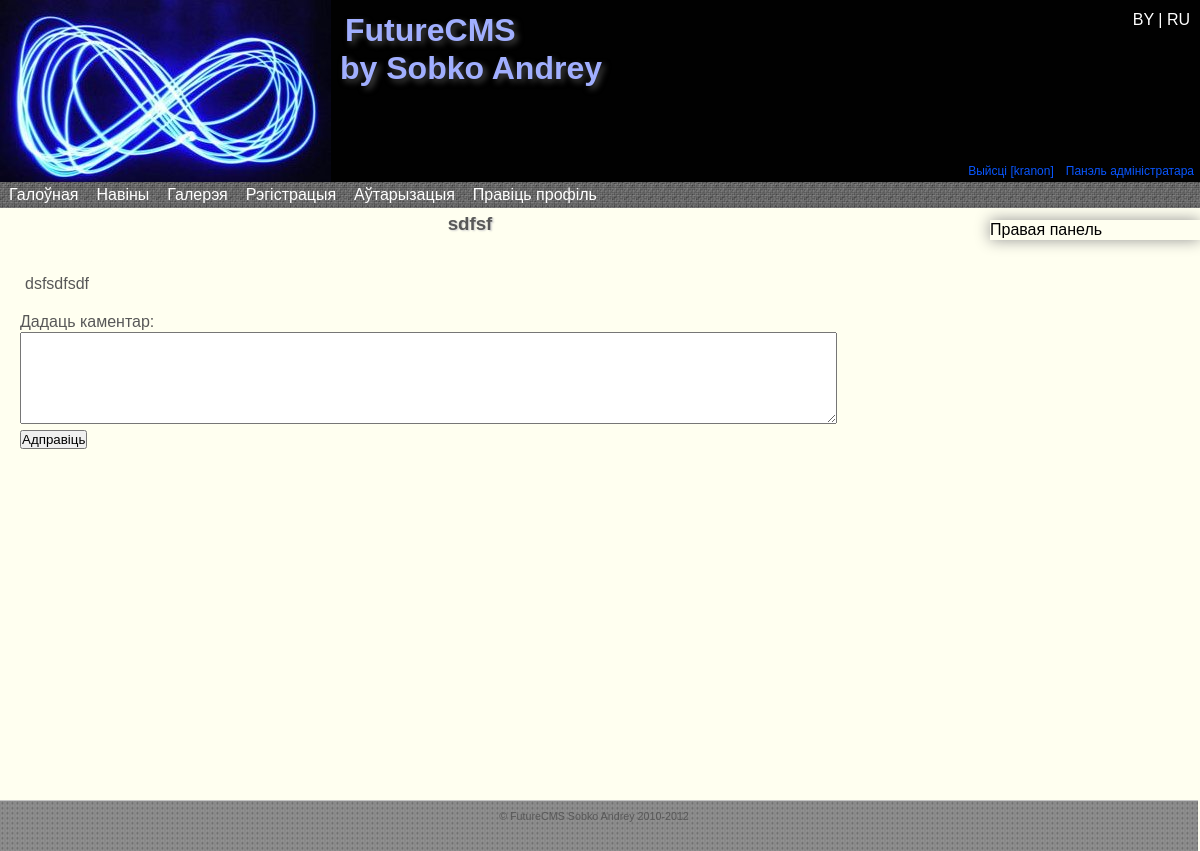
The app's page /read_news.php?id=7 (signed in) with its own data.
### tables this page shows
CREATE TABLE IF NOT EXISTS `settings` (
  `id` int(11) NOT NULL AUTO_INCREMENT,
  `siteName` varchar(300) NOT NULL,
  `siteHeader` varchar(300) NOT NULL,
  `siteFooter` varchar(300) NOT NULL,
  `metaTitle` varchar(300) NOT NULL,
  `metaKeywords` varchar(300) NOT NULL,
  `metaDescription` varchar(300) NOT NULL,
  `metaCharset` varchar(300) NOT NULL,
  PRIMARY KEY (`id`)
);

CREATE TABLE IF NOT EXISTS `menu` (
  `id` int(11) NOT NULL AUTO_INCREMENT,
  `num` int(11) NOT NULL,
  `lang1` varchar(50) NOT NULL,
  `lang2` varchar(50) NOT NULL,
  `link` text NOT NULL,
  `published` int(11) NOT NULL DEFAULT '0',
  `in` int(2) NOT NULL DEFAULT '0',
  PRIMARY KEY (`id`)
);

CREATE TABLE IF NOT EXISTS `news` (
  `id` int(11) NOT NULL AUTO_INCREMENT,
  `caption_lang1` varchar(200) NOT NULL,
  `caption_lang2` varchar(200) NOT NULL,
  `text_lang1` text NOT NULL,
  `text_lang2` text NOT NULL,
  `date` datetime NOT NULL,
  PRIMARY KEY (`id`)
);

CREATE TABLE IF NOT EXISTS `page` (
  `id` int(11) NOT NULL AUTO_INCREMENT,
  `lang1` varchar(150) NOT NULL,
  `lang2` varchar(150) NOT NULL,
  `link` varchar(200) NOT NULL,
  `text_lang1` longtext NOT NULL,
  `text_lang2` longtext NOT NULL,
  `in_menu` int(11) NOT NULL DEFAULT '0',
  PRIMARY KEY (`id`)
);

### core/config.php (called while the page is built, shortened)
<?php
include 'classes/base.class.php';
$db = new DataBase('localhost','root','root');
$db->SelectDataBase('future_cms');
$sql="SELECT `id`,`siteName`,`siteHeader`,`siteFooter`,`metaTitle`,`metaKeywords`,`metaDescription`,`metaCharset` FROM `settings`";
$res=$db->query($sql);
while ($row = mysql_fetch_array($res)){
	$site['lang'.$row['id']]=array(
			'name'=>$row['siteName'],
			'header'=>$row['siteHeader'],
			'footer'=>$row['siteFooter']
		);
}
$site['version']='12.13.5';
?>

### read_news.php (the view, shortened to what this page needs)
<?php session_start();
include 'core/config.php';
if ($_SESSION['lang']=='lang2'){ $lang='lang2'; }
else { $lang='lang1'; }
$header=$site[$lang]['header'];
if ($lang=='lang1') $name='Навiны';
else $name='Новости';
$footer=$site[$lang]['footer'];
$word=$db->WordsTranslate($lang);
$news_id=$_GET['id'];
if ((settype($news_id,int))|($news_id>=0)){
	if ($news_id==0){
	}
	else{
		$result = $db->query("SELECT `id` FROM `news` WHERE `id`='".$news_id."';");
		if (mysql_num_rows($result)==0){
			$error = 'Новости с таким ID не существует!';
		}
		else{
			$sql="SELECT `caption_".$lang."`, `text_".$lang."` FROM `news` WHERE `id`=".$news_id;
			$result = $db->query($sql);
			while ($row = mysql_fetch_array($result, MYSQL_BOTH)){
				$name=$row['caption_'.$lang];
			}
		}
	}
}
else{
	header('Location: index.php');
	exit;
}?>
<!DOCTYPE html PUBLIC "-//W3C//DTD XHTML 1.0 Strict//EN" "http://www.w3.org/TR/xhtml1/DTD/xhtml1-strict.dtd">
<html xmlns="http://www.w3.org/1999/xhtml">
<head>
    <link rel="stylesheet" href="design/style_main.css" type="text/css" media="screen, projection" />
	<link rel="stylesheet" href="design/droppy.css" type="text/css" media="screen, projection" />
</head>
<body>
    <div id="wrapper">
        <div id="header" align="left" class="head_grad">
            <div id="symbol">
                <a href="index.php"><img src="design/symbol.png" class="iePNG"/></a>
            </div>
			<div id="lang">
				<a href="core/lang1.php"> BY </a>|<a href="core/lang2.php"> RU </a>
			</div>
            <br /><h1><?php echo $header;?></h1><br />
            <div id="user">
               <?php
                    if ($_SESSION['login']==NULL){
                        echo '<a href="/Avtorizatsiya.php" id="ln">'.$word[1].'</a>
                        <a href="/Registratsiya.php">'.$word[2].'</a>';
                    }
                    else{
                        echo '<a href="core/logout.php"> '.$word[4].' ['.$_SESSION['login'].']</a>';
                    }
                    if (($_SESSION['group']=='1')|($_SESSION['group']=='2')){
                        echo '<a href="core/admin_p/">'.$word[3].'</a>';
                    }
                ?>
            </div>
        </div>
        <div id="middle">
            <div id="menu" class="menu_grad">
                <ul id="nav">
                    <?php $db->MenuRead($lang);?>
                </ul>
            </div>
            <div id="container">
                <div id="content">
                    <?php echo '<h3>'.$name.'</h3>';
                    if ($news_id==0){
						$db->ReadNews('all',$lang);
					}
					else{
						$db->ReadNewsText($news_id,$lang);
						if ($_SESSION['login']==NULL){
							echo $word[20].' <a href="Avtorizatsiya.php">'.$word[1].'</a> '.$word[21].' <a href="Registratsiya.php">'.$word[2].'</a>';
						}
						else{
							$sql="SELECT `id` FROM `users` WHERE `login`='".$_SESSION['login']."';";
							$res=$db->query($sql);
							while ($row = mysql_fetch_array($res, MYSQL_BOTH)){
								$curr_user_id=$row['id'];
							}
							echo '<div>
							'.$word[19].'<br />
								<form method="post" action="core/commentAdd.php">
								<textarea rows="6" cols="100" name="comment_text" ></textarea><br />
								<input type="hidden" name="curr_user_id" value="'.$curr_user_id.'">
								<input type="hidden" name="news_id" value="'.$news_id.'">
								<input type="submit" value="'.$word[18].'">
								</form>
							</div>';
						}
					}
                    ?>
                </div>
            </div>
            <?php include 'core/sideRight.php';?>
            </div>
            </div>
            <div id="footer" align="center">
            <?php
                echo $footer;
            ?>
        </div>
</body>
</html>

### core/classes/base.class.php (shortened to what this page needs)
<?php
class DataBase{
    private $host= '';
    private $user= '';
    private $pass= '';
    private $connection;
    public function __construct($host="",$user="",$pass=""){
        $this->host = $host;
        $this->user = $user;
        $this->pass = $pass;
    }
    public function connect(){
		$this->connection = mysql_connect($this->host,$this->user,$this->pass) or die("could not connect to DB");
        return $this->connection;
    }
	public static function query($sql){
		$res=mysql_query($sql) or die(mysql_error());
		return $res;
    }
    public function ReadNewsText($id, $lang){
    	if($this->connection){
			$sql="SELECT `text_".$lang."` FROM `news` WHERE `id`=".$id;
    		$result = self::query($sql);
            while ($row = mysql_fetch_array($result, MYSQL_BOTH)){
           		echo $row[0];
            }
    	}
    }
    public function MenuRead($lang,$dir=''){
		if($this->connection){
			$sql="SELECT `id`,`num`,`link`,`".$lang."`,`in` FROM `menu` WHERE `published`='1' ORDER BY `num`;";
            $result = self::query($sql);
			while ($row = mysql_fetch_array($result, MYSQL_BOTH)){
				$menu[$row['num']]=array(
						'id'=>$row['id'],
						'in'=>$row['in'],
						'name'=>$row[$lang],
						'link'=>$row['link']
						);
			}
			foreach($menu as $val){
					if ($val['in']==0){
						echo '<li><a href="'.$val['link'].'">'.$val['name'].'</a>';
						echo '<ul>';
						echo '</ul></li>';
					}
				}
        }
    }
    public function WordsTranslate($lang){
		if($this->connection){
			$num=1;
			$sql="SELECT `".$lang."` FROM `language`";
			$result = self::query($sql);
			while ($row = mysql_fetch_array($result, MYSQL_BOTH)){
				$word[$num]=$row[$lang];
				$num++;
			}
			return $word;
        }
    }
}
?>

### core/sideRight.php
<?php
$sql="SELECT `text_".$lang."` FROM `page` WHERE `link`='RightSideBar'";
$result = $db->query($sql);
while ($row = mysql_fetch_array($result)){
	echo $row[0];
}
?>

### design/style_main.css (style rules this page uses)
* { margin: 0; padding: 0; }
html { height: 100%; }
body { font: 1em/1.250em Arial, Tahoma, Verdana, sans-serif; width: 100%; height: 100%; min-height:100%; background: #FFFFFF; position:relative; background-color: #FFFFF0; }
a { color: blue; outline: none; text-decoration: underline; }
p { margin: 0 5px 18px; }
img { border: none; }
input { vertical-align: middle; }
#wrapper { position: relative; width: 100%; min-width: 1000px; margin: 0 auto; padding: 0; min-height: 100%; height: auto !important; height: 100%; }
#header { position: relative; height: 185px; background-color: #010101; }
#header h1 { position: absolute; margin-left: 340px; color: #A1AFFF; text-shadow: #494949 0.1em 0.1em 0.2em; }
#user { float: right; margin-top: 120px; }
#user a { padding:3px 6px; font-size: 0.75em; color:#0956fe; text-decoration:none; }
#menu { position: relative; float: left; width: 100%; height: 25px; top:-6px; padding: 0 0 1px 0; color:#FFFFFF; z-index: 5; background-image: url('menu2.jpg'); }
#symbol { position: relative; float: left; }
#lang { position: relative; float: right; right: 10px; top:10px; color: #FFFFFF; z-index: 2; }
#lang a { color: #FFFFFF; text-decoration: none; }
#middle { width: 100%; padding: 0 0 100px; height: 1%; }
#middle:after { content: '.'; display: block; clear: both; visibility: hidden; height: 0; }
#container { width: 100%; float: left; overflow: hidden; }
#content { position: relative; float: left; padding: 40px 230px 0 20px; color: #585858; min-height:100%; width: 75%; }
#content h3 { position: relative; top: -40px; text-shadow: #D2D2D2 0.07em 0.07em 0.1em; text-align: center; }
#sideRight { position: absolute; float: right; width: 210px; top: 220px; right: 0px; box-shadow:#949494 0 0 15px; -moz-box-shadow:#949494 0 0 15px; -webkit-box-shadow:#949494 0 0 15px; }
#footer { position: relative; width: 99%; min-width: 990px; height: 40px; padding: 5px 10px 5px 0; background-image: url('footer.jpg'); color: #585858; font-size: 0.67em; border-top: #C5C5C5 solid 1px; }

### design/droppy.css (style rules this page uses)
#nav { display: block; margin: 0 0 10px 0; padding: 0; position: relative; }
#nav li { display: block; list-style: none; margin: 0; padding: 0; float: left; position: relative; }
#nav a { display: block; }
#nav a { text-decoration:none; color: white; font-size: 1em; padding: 3px 9px 3px 9px; margin-bottom: -1px; }

### records on screen
settings: siteHeader "FutureCMS by Sobko Andrey", siteFooter "© FutureCMS Sobko Andrey 2010-2012"
menu: lang1 "Галоўная"
menu: lang1 "Навіны"
menu: lang1 "Галерэя"
menu: lang1 "Рэгістрацыя"
menu: lang1 "Аўтарызацыя"
menu: lang1 "Правіць профіль"
news: caption_lang1 "sdfsf", text_lang1 "dsfsdfsdf"
page: text_lang1 "Правая панель"

### other values on screen
$word[4] "Выйсці"
$_SESSION['login'] "kranon"
$word[3] "Панэль адміністратара"
$word[19] "Дадаць каментар:"
